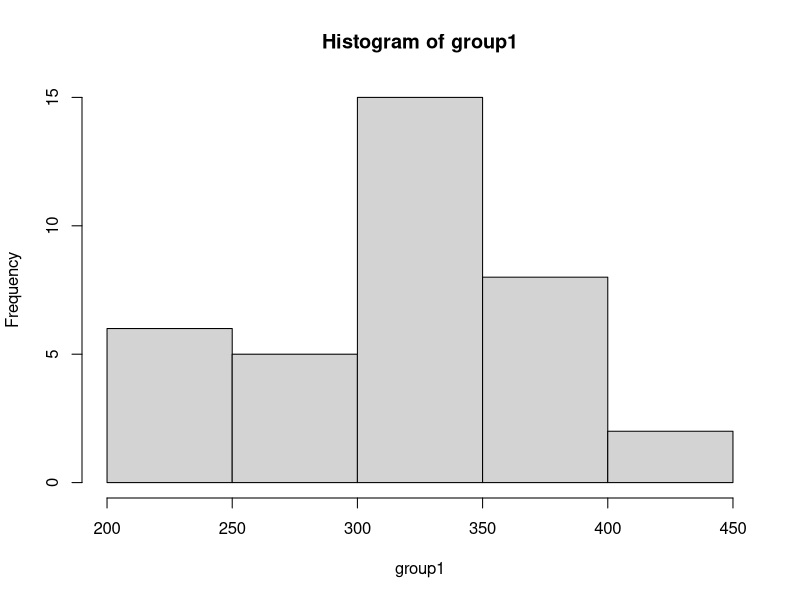
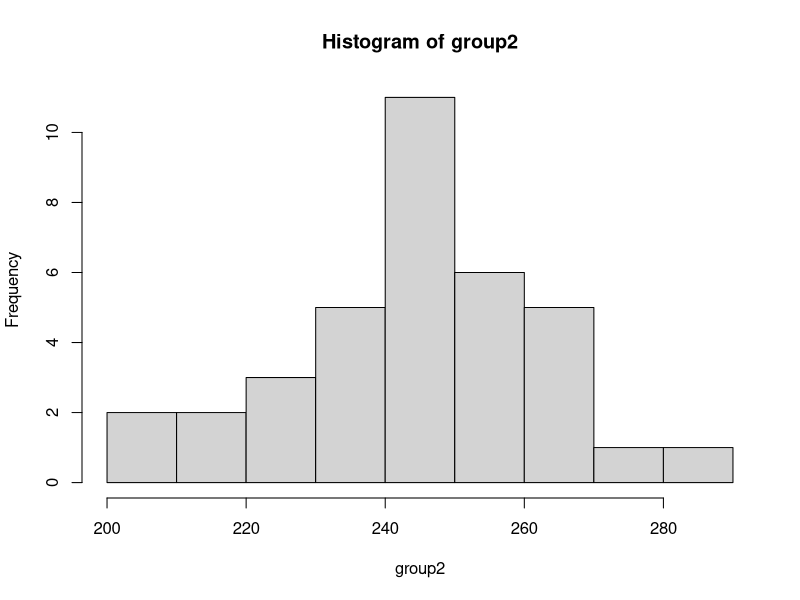
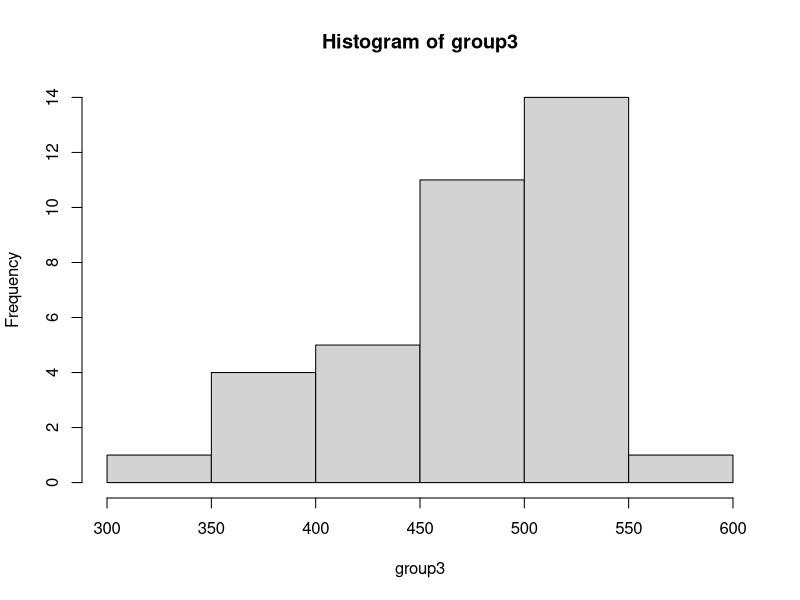
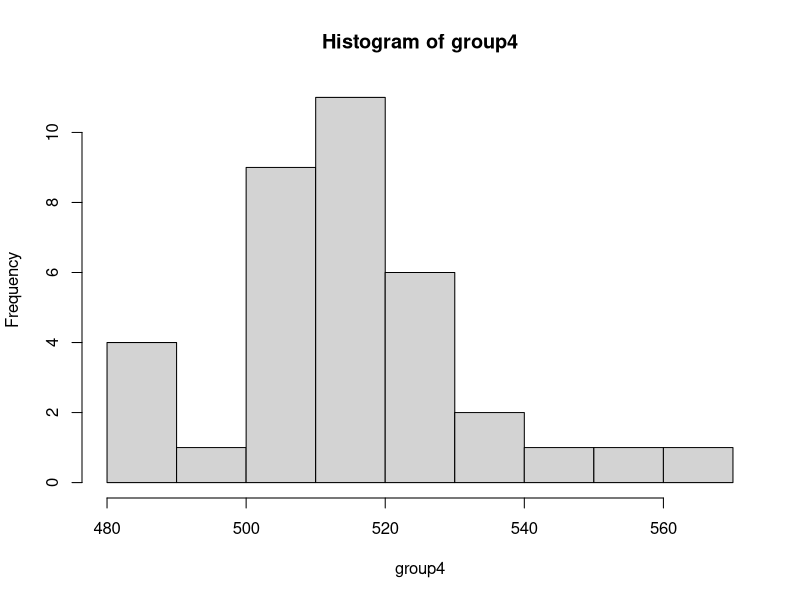
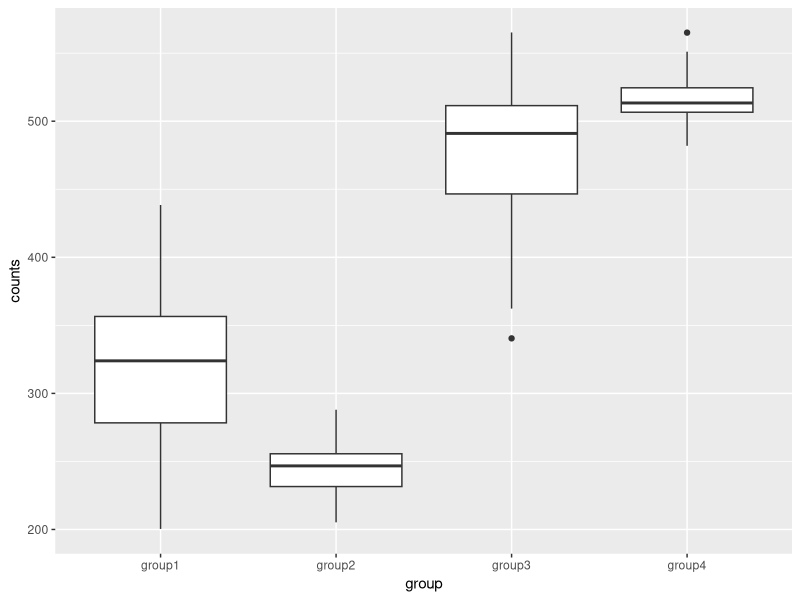
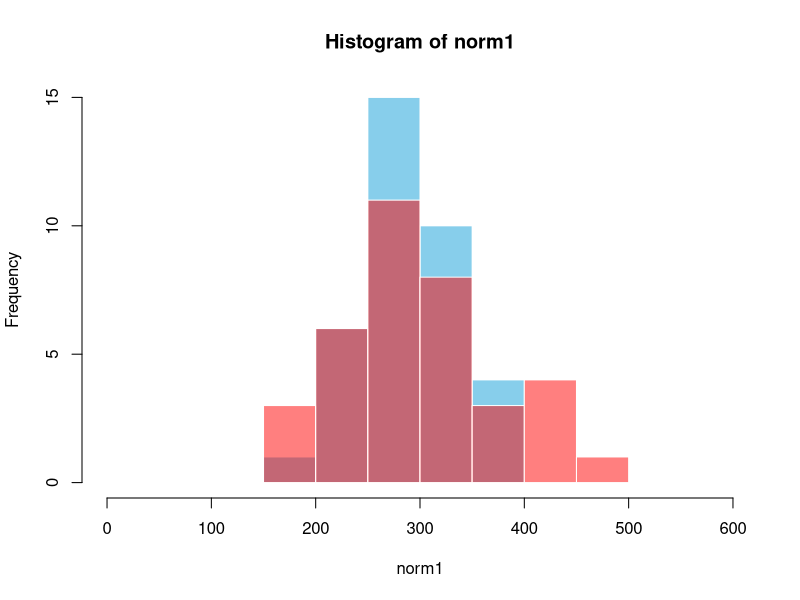
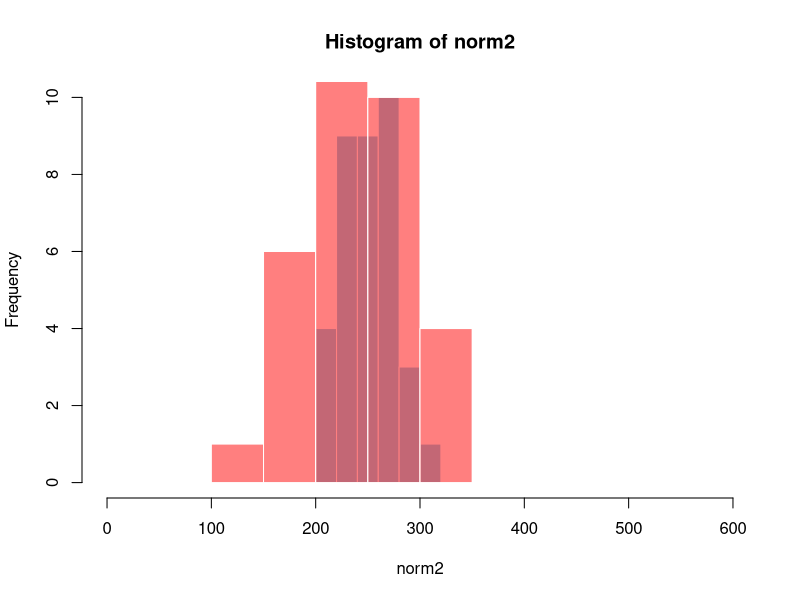
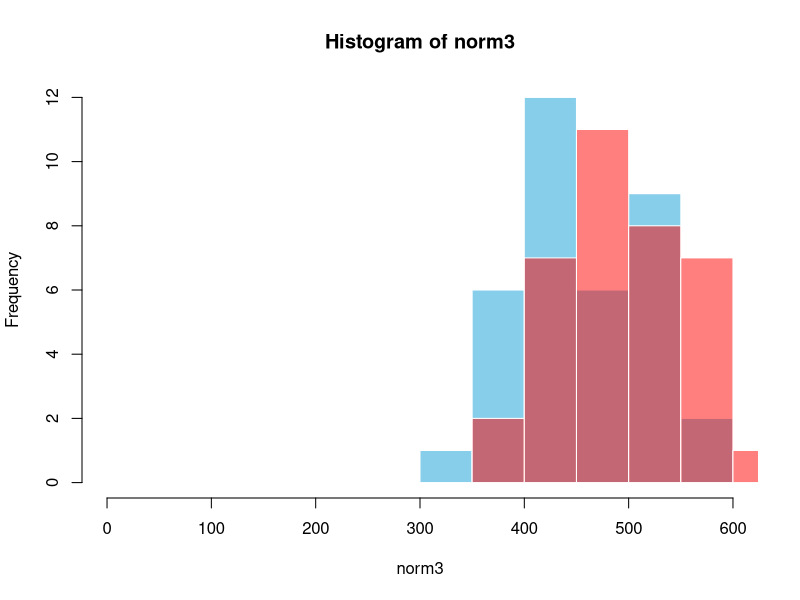

These figures' R source, in order:
## ---- chunk 1
knitr::opts_chunk$set(echo = TRUE)
## ---- chunk 2
library(tidyverse)
## ---- chunk 3
# Simulate rotifer count data - Lake group 1
group1 <- rnorm(n = 36, mean = 300, sd = 50)
hist(group1)

# Simulate rotifer count data - Lake group 2
group2 <- rnorm(n = 36, mean = 250, sd = 20)
hist(group2)

# Simulate rotifer count data - Lake group 3
group3 <- rnorm(n = 36, mean = 455, sd = 65)
hist(group3)

# Simulate rotifer count data - Lake group 4
group4 <- rnorm(n = 36, mean = 511, sd = 20)
hist(group4)

# Create data frame
d_frame <- data.frame(group1, group2, group3, group4)

# Make the data frame longer
d_frame <- d_frame %>%
  pivot_longer(cols = group1:group4,
               names_to = "group",
               values_to = "counts")
head(d_frame)
## ---- chunk 4
# One-way ANOVA analysis
ano_model <- aov(counts~group, data = d_frame)

z <- summary(ano_model) # model output
print(z) 
flat_out <- unlist(z) # unlist
ano_stats <- list(f_ratio <- unlist(z)[7], f_pval <- unlist(z)[9])
print(ano_stats)

# Plot anova data
ano_plot <- ggplot(d_frame) +
            aes(x = group, y = counts) +
            geom_boxplot()
print(ano_plot)
## ---- chunk 5
# Adjusting the means of the different groups:
group1 <- rnorm(n = 36, mean = 280, sd = 50) # group 1
group2 <- rnorm(n = 36, mean = 285, sd = 20) # group 2
group3 <- rnorm(n = 36, mean = 290, sd = 65) # group 3
group4 <- rnorm(n = 36, mean = 300, sd = 20) # group 4

d_frame <- data.frame(group1, group2, group3, group4)
d_frame <- d_frame %>%
  pivot_longer(cols = group1:group4,
               names_to = "group",
               values_to = "counts")

# One-way ANOVA analysis
ano_model <- aov(counts~group, data = d_frame)
z <- summary(ano_model) # model output
flat_out <- unlist(z) # unlist
ano_stats <- list(f_ratio <- unlist(z)[7], f_pval <- unlist(z)[9])
print(ano_stats)
## ---- chunk 6
# Adjusting the sample sizes of the different groups:
group1 <- rnorm(n = 2, mean = 300, sd = 50) # group 1
group2 <- rnorm(n = 2, mean = 250, sd = 20) # group 2
group3 <- rnorm(n = 2, mean = 455, sd = 65) # group 3
group4 <- rnorm(n = 2, mean = 511, sd = 20) # group 4

d_frame <- data.frame(group1, group2, group3, group4)
d_frame <- d_frame %>%
  pivot_longer(cols = group1:group4,
               names_to = "group",
               values_to = "counts")

# One-way ANOVA analysis
ano_model <- aov(counts~group, data = d_frame)
z <- summary(ano_model) # model output
flat_out <- unlist(z) # unlist
ano_stats <- list(f_ratio <- unlist(z)[7], f_pval <- unlist(z)[9])
print(ano_stats)
## ---- chunk 7
# Attempting to use the gamma distribution

# group 1
norm1 <- rnorm(n = 36, mean = 300, sd = 50) 
gamma1 <- rgamma(n = 36, shape = 20, scale = 15)
hist(norm1,col='skyblue',border=F, xlim = c(0, 600))
hist(gamma1,add=T,col=scales::alpha('red',.5),border=F)

# group 2
norm2 <- rnorm(n = 36, mean = 250, sd = 20)
gamma2 <- rgamma(n = 36, shape = 35, scale = 7)
hist(norm2,col='skyblue',border=F, xlim = c(0, 600))
hist(gamma2,add=T,col=scales::alpha('red',.5),border=F)

# group 3
norm3 <- rnorm(n = 36, mean = 455, sd = 65)
gamma3 <- rgamma(n = 36, shape = 70, scale = 7)
hist(norm3,col='skyblue',border=F, xlim = c(0, 600))
hist(gamma3,add=T,col=scales::alpha('red',.5),border=F)

# group 4
norm4 <- rnorm(n = 36, mean = 511, sd = 20)
gamma4 <- rgamma(n = 36, shape = 125, scale = 4)
hist(norm4,col='skyblue',border=F, xlim = c(0, 600))
hist(gamma4,add=T,col=scales::alpha('red',.5),border=F)

d_frame <- data.frame(gamma1, gamma2, gamma3, gamma4)
d_frame <- d_frame %>%
  pivot_longer(cols = gamma1:gamma4,
               names_to = "group",
               values_to = "counts")

# One-way ANOVA analysis
ano_model <- aov(counts~group, data = d_frame)
z <- summary(ano_model) # model output
flat_out <- unlist(z) # unlist
ano_stats <- list(f_ratio <- unlist(z)[7], f_pval <- unlist(z)[9])
print(ano_stats)

# Plot anova data
ano_plot <- ggplot(d_frame) +
            aes(x = group, y = counts) +
            geom_boxplot()
print(ano_plot)
